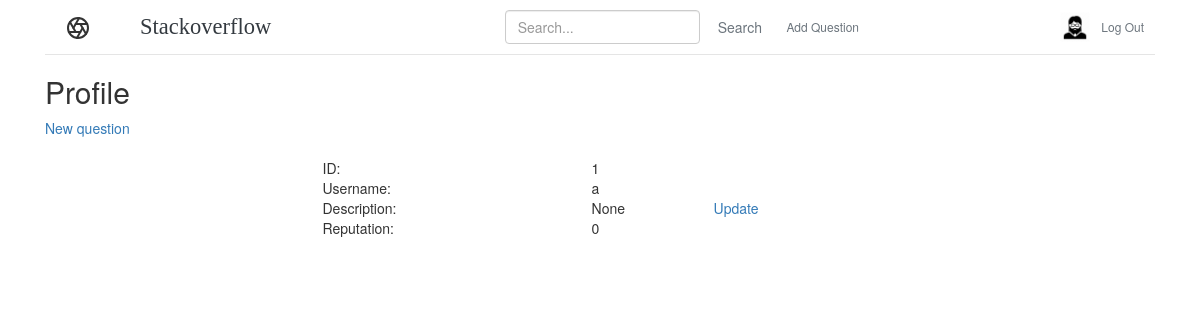
/auth/1/profile (signed in), run on the app's committed database.
### tables this page shows
CREATE TABLE user (
  id INTEGER PRIMARY KEY AUTOINCREMENT,
  username TEXT UNIQUE NOT NULL,
  email TEXT UNIQUE NOT NULL,
  password TEXT NOT NULL,
  description VARCHAR(100) NULL,
  reputation INTEGER DEFAULT 0
);

### flaskr/auth.py (the view)
@bp.route('/<int:id>/profile')
def profile(id):
    db = get_db()
    user =db.execute('SELECT * FROM user where id=?',(id,)).fetchall()
    return render_template('auth/profile.html',result=user)

### flaskr/auth.py (called while the page is built)
@bp.before_app_request
def load_logged_in_user():
    user_id = session.get('user_id')
    if user_id is None:
        g.user = None
    else:
        g.user = get_db().execute(
            'SELECT * FROM user WHERE id = ?', (user_id,)
        ).fetchone()

### flaskr/db.py (called while the page is built)
def get_db():
    if 'db' not in g:
        g.db = sqlite3.connect(
            current_app.config['DATABASE'],
            detect_types=sqlite3.PARSE_DECLTYPES
        )
        g.db.row_factory = sqlite3.Row
    return g.db

### flaskr/templates/auth/profile.html
{% extends 'base.html' %}
{% block header %}
  <h2>{% block title %}Profile{% endblock %}</h2>
  {% if g.user %}
    <a class="action" href="{{ url_for('question.create') }}">New question</a>
  {% endif %}
  {% endblock %}
{%block content%}
<br>
<table align="center" width="50%" height="50%">
  {% for row in result %}
      <tr><td>ID:</td><td> {{ row['id'] }}</td></tr>
      <tr><td>Username:</td><td>{{row['Username']}}</td></tr>
      <tr><td>Description:</td><td>{{row['description']}}</td><td><a class="action" href="{{ url_for('auth.update_profile',id=g.user['id']) }}">Update</a>
      </td></tr>
      <tr><td>Reputation:</td><td>{{row['reputation']}}</td></tr>
  {% endfor %}
  </table>
{% endblock %}

### flaskr/static/css/style.css (style rules this page uses)
h1, h2, h3, h4, h5, h6 { font-family: "Playfair Display", Georgia, "Times New Roman", serif; }

### data on the page
user: id "1", Username "a", description "None", reputation "0"
